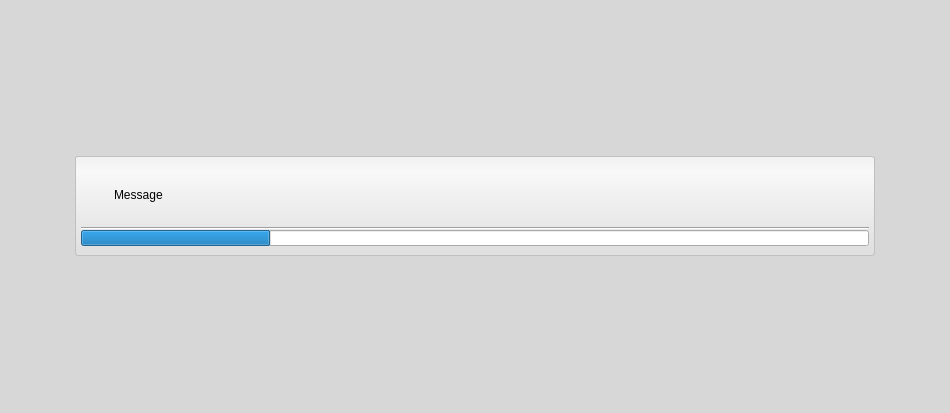
<?xml version="1.0" encoding="UTF-8"?>
<ui version="4.0">
 <class>ProgressWidget</class>
 <widget class="QWidget" name="ProgressWidget">
  <property name="geometry">
   <rect>
    <x>0</x>
    <y>0</y>
    <width>950</width>
    <height>413</height>
   </rect>
  </property>
  <property name="sizePolicy">
   <sizepolicy hsizetype="Preferred" vsizetype="Preferred">
    <horstretch>0</horstretch>
    <verstretch>0</verstretch>
   </sizepolicy>
  </property>
  <property name="styleSheet">
   <string notr="true">QWidget#base_{
	
	background-color: rgba(211, 211, 211, 212);
}

QWidget#message_box_{
	background-color: qlineargradient(spread:pad, x1:0.5, y1:0, x2:0.5, y2:0.960227, stop:0 rgba(241, 241, 241, 255), stop:0.155779 rgba(248, 248, 248, 255), stop:1 rgba(224, 224, 224, 255));
	border: 1px solid silver;
	border-radius: 3px;
}

QToolButton#lock_button_:checked{
	background-color: rgba(0, 0, 0, 0);
	border: 1px solid rgb(139, 139, 139);
	margin:0;
}

QToolButton#opacity_button_{
	background-color: rgba(0, 0, 0, 0);
	border: 1px solid rgba(0, 0, 0, 0);
}
QToolButton#opacity_button_:pressed{
	background-color: rgba(0, 0, 0, 0);
	border: 1px solid rgb(139, 139, 139);
	margin:0;
}
QToolButton#opacity_button_:checked{
	background-color: rgba(0, 0, 0, 0);
	border: 1px solid rgb(139, 139, 139);
	margin:0;
}

QToolButton#cancel_button_{
	background-color: rgba(0, 0, 0, 0);
	border: 1px solid rgba(0, 0, 0, 0);
}
QToolButton#cancel_button_:pressed{
	background-color: rgba(0, 0, 0, 0);
}
</string>
  </property>
  <layout class="QHBoxLayout" name="horizontalLayout_8">
   <property name="spacing">
    <number>0</number>
   </property>
   <property name="margin">
    <number>0</number>
   </property>
   <item>
    <widget class="QWidget" name="base_" native="true">
     <layout class="QHBoxLayout" name="horizontalLayout_2">
      <property name="spacing">
       <number>4</number>
      </property>
      <property name="leftMargin">
       <number>12</number>
      </property>
      <property name="topMargin">
       <number>8</number>
      </property>
      <property name="rightMargin">
       <number>12</number>
      </property>
      <property name="bottomMargin">
       <number>8</number>
      </property>
      <item>
       <widget class="QWidget" name="message_box_" native="true">
        <property name="minimumSize">
         <size>
          <width>800</width>
          <height>100</height>
         </size>
        </property>
        <property name="maximumSize">
         <size>
          <width>800</width>
          <height>100</height>
         </size>
        </property>
        <layout class="QVBoxLayout" name="verticalLayout">
         <property name="spacing">
          <number>0</number>
         </property>
         <property name="leftMargin">
          <number>6</number>
         </property>
         <property name="topMargin">
          <number>6</number>
         </property>
         <property name="rightMargin">
          <number>6</number>
         </property>
         <property name="bottomMargin">
          <number>10</number>
         </property>
         <item>
          <widget class="QWidget" name="widget" native="true">
           <layout class="QHBoxLayout" name="horizontalLayout">
            <item>
             <widget class="QLabel" name="running_">
              <property name="sizePolicy">
               <sizepolicy hsizetype="Fixed" vsizetype="Fixed">
                <horstretch>0</horstretch>
                <verstretch>0</verstretch>
               </sizepolicy>
              </property>
              <property name="minimumSize">
               <size>
                <width>16</width>
                <height>16</height>
               </size>
              </property>
              <property name="maximumSize">
               <size>
                <width>20</width>
                <height>20</height>
               </size>
              </property>
              <property name="baseSize">
               <size>
                <width>16</width>
                <height>16</height>
               </size>
              </property>
              <property name="text">
               <string/>
              </property>
              <property name="pixmap">
               <pixmap>:/Images/Circle.png</pixmap>
              </property>
              <property name="scaledContents">
               <bool>true</bool>
              </property>
             </widget>
            </item>
            <item>
             <widget class="QLabel" name="message_">
              <property name="sizePolicy">
               <sizepolicy hsizetype="MinimumExpanding" vsizetype="MinimumExpanding">
                <horstretch>1</horstretch>
                <verstretch>0</verstretch>
               </sizepolicy>
              </property>
              <property name="maximumSize">
               <size>
                <width>16777215</width>
                <height>16777215</height>
               </size>
              </property>
              <property name="text">
               <string>Message</string>
              </property>
              <property name="alignment">
               <set>Qt::AlignLeading|Qt::AlignLeft|Qt::AlignVCenter</set>
              </property>
              <property name="wordWrap">
               <bool>true</bool>
              </property>
             </widget>
            </item>
            <item>
             <widget class="QToolButton" name="cancel_button_">
              <property name="minimumSize">
               <size>
                <width>16</width>
                <height>16</height>
               </size>
              </property>
              <property name="maximumSize">
               <size>
                <width>16</width>
                <height>16</height>
               </size>
              </property>
              <property name="text">
               <string/>
              </property>
              <property name="icon">
               <iconset resource="../../Resources/QtResources.qrc">
                <normaloff>:/Images/Close.png</normaloff>:/Images/Close.png</iconset>
              </property>
              <property name="iconSize">
               <size>
                <width>16</width>
                <height>16</height>
               </size>
              </property>
             </widget>
            </item>
           </layout>
          </widget>
         </item>
         <item>
          <widget class="Line" name="line_">
           <property name="sizePolicy">
            <sizepolicy hsizetype="Preferred" vsizetype="Fixed">
             <horstretch>0</horstretch>
             <verstretch>0</verstretch>
            </sizepolicy>
           </property>
           <property name="orientation">
            <enum>Qt::Horizontal</enum>
           </property>
          </widget>
         </item>
         <item>
          <widget class="QProgressBar" name="progress_bar_">
           <property name="sizePolicy">
            <sizepolicy hsizetype="Preferred" vsizetype="Fixed">
             <horstretch>0</horstretch>
             <verstretch>0</verstretch>
            </sizepolicy>
           </property>
           <property name="minimumSize">
            <size>
             <width>0</width>
             <height>16</height>
            </size>
           </property>
           <property name="maximumSize">
            <size>
             <width>16777215</width>
             <height>16</height>
            </size>
           </property>
           <property name="value">
            <number>24</number>
           </property>
           <property name="alignment">
            <set>Qt::AlignCenter</set>
           </property>
           <property name="textVisible">
            <bool>false</bool>
           </property>
          </widget>
         </item>
        </layout>
       </widget>
      </item>
     </layout>
    </widget>
   </item>
  </layout>
 </widget>
 <layoutdefault spacing="6" margin="11"/>
 <resources>
  <include location="../../Resources/QtResources.qrc"/>
 </resources>
 <connections/>
</ui>
